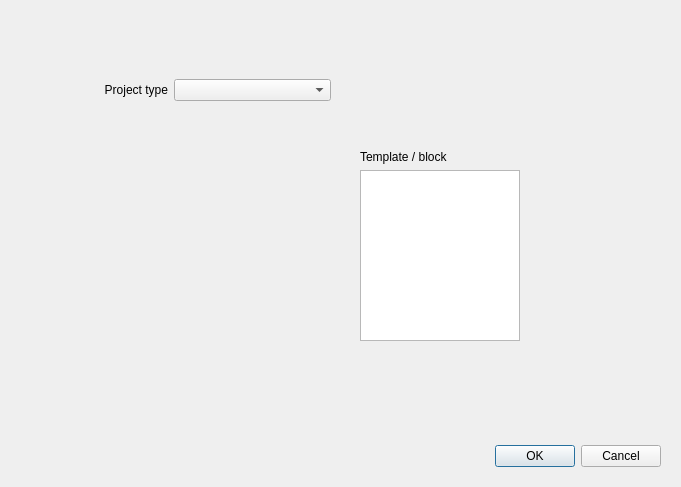
<?xml version="1.0" encoding="UTF-8"?>
<ui version="4.0">
 <class>ProjectTypeDlg</class>
 <widget class="QDialog" name="ProjectTypeDlg">
  <property name="geometry">
   <rect>
    <x>0</x>
    <y>0</y>
    <width>681</width>
    <height>487</height>
   </rect>
  </property>
  <property name="windowTitle">
   <string>Project types</string>
  </property>
  <property name="locale">
   <locale language="English" country="UnitedStates"/>
  </property>
  <widget class="QDialogButtonBox" name="buttonBox">
   <property name="geometry">
    <rect>
     <x>320</x>
     <y>440</y>
     <width>341</width>
     <height>32</height>
    </rect>
   </property>
   <property name="orientation">
    <enum>Qt::Horizontal</enum>
   </property>
   <property name="standardButtons">
    <set>QDialogButtonBox::Cancel|QDialogButtonBox::Ok</set>
   </property>
  </widget>
  <widget class="QWidget" name="horizontalLayoutWidget">
   <property name="geometry">
    <rect>
     <x>10</x>
     <y>50</y>
     <width>321</width>
     <height>80</height>
    </rect>
   </property>
   <layout class="QHBoxLayout" name="horizontalLayout">
    <item>
     <widget class="QLabel" name="label">
      <property name="text">
       <string>Project type</string>
      </property>
      <property name="alignment">
       <set>Qt::AlignRight|Qt::AlignTrailing|Qt::AlignVCenter</set>
      </property>
     </widget>
    </item>
    <item>
     <widget class="QComboBox" name="cbProjectType">
      <property name="sizeAdjustPolicy">
       <enum>QComboBox::AdjustToContents</enum>
      </property>
     </widget>
    </item>
   </layout>
  </widget>
  <widget class="QWidget" name="horizontalLayoutWidget_2">
   <property name="geometry">
    <rect>
     <x>90</x>
     <y>220</y>
     <width>231</width>
     <height>201</height>
    </rect>
   </property>
   <layout class="QHBoxLayout" name="horizontalLayout_2"/>
  </widget>
  <widget class="QWidget" name="verticalLayoutWidget">
   <property name="geometry">
    <rect>
     <x>360</x>
     <y>150</y>
     <width>160</width>
     <height>191</height>
    </rect>
   </property>
   <layout class="QVBoxLayout" name="verticalLayout">
    <item>
     <widget class="QLabel" name="label_2">
      <property name="text">
       <string>Template / block</string>
      </property>
     </widget>
    </item>
    <item>
     <widget class="QListView" name="lvBlocks"/>
    </item>
   </layout>
  </widget>
 </widget>
 <resources/>
 <connections>
  <connection>
   <sender>buttonBox</sender>
   <signal>accepted()</signal>
   <receiver>ProjectTypeDlg</receiver>
   <slot>accept()</slot>
   <hints>
    <hint type="sourcelabel">
     <x>248</x>
     <y>254</y>
    </hint>
    <hint type="destinationlabel">
     <x>157</x>
     <y>274</y>
    </hint>
   </hints>
  </connection>
  <connection>
   <sender>buttonBox</sender>
   <signal>rejected()</signal>
   <receiver>ProjectTypeDlg</receiver>
   <slot>reject()</slot>
   <hints>
    <hint type="sourcelabel">
     <x>316</x>
     <y>260</y>
    </hint>
    <hint type="destinationlabel">
     <x>286</x>
     <y>274</y>
    </hint>
   </hints>
  </connection>
 </connections>
</ui>
